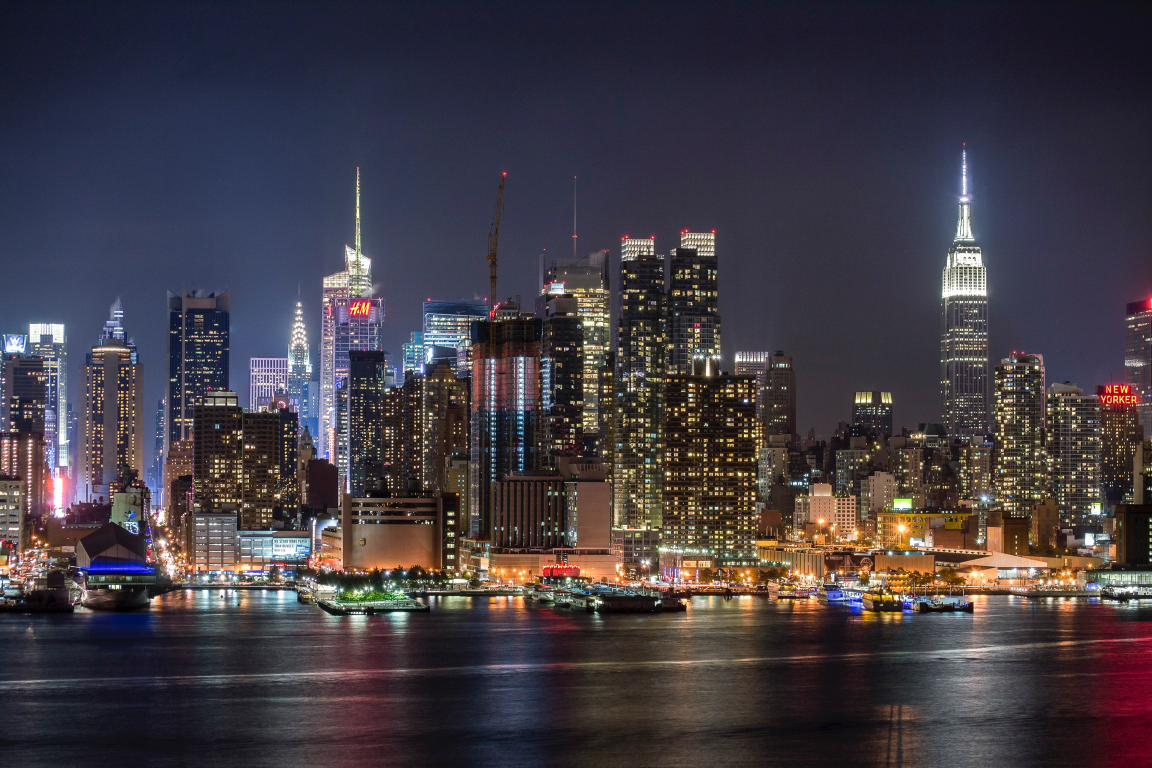
#> input picture Image/city-lights-under-night-sky-771881.jpg, 2304 x 1536 px, found by its file name (shown at 1/2 size)
$ python imageResizeOpenCV.py
#> lines starting #> are read from the running program, lines starting #| are printed output that depends on the picture
# -*- coding: utf-8 -*-
"""
Created on Fri Dec  3 22:36:07 2021

@author: Admin
"""

import cv2

path = "E:/4-1/DIP/Image/city-lights-under-night-sky-771881.jpg"

img = cv2.imread(path)
#> img is the input picture: shape (1536, 2304, 3); mean B, G, R 67, 59.3, 65.7
width,height =400,400
imgResize=cv2.resize(img,(width,height))
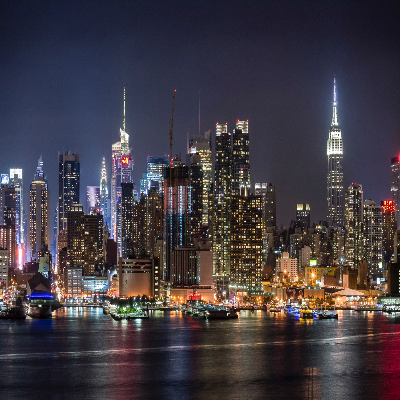
#> imgResize: shape (400, 400, 3); mean B, G, R 66.9, 59.1, 65.5
print(img.shape)
#| (1536, 2304, 3)
print(imgResize.shape)
#| (400, 400, 3)
imgCropped= img[1000:1536,400:2304]
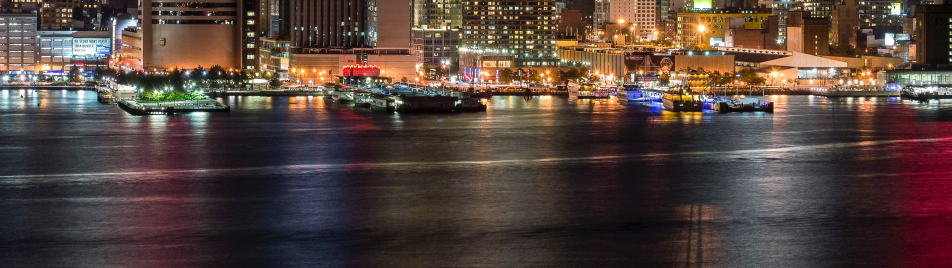
#> imgCropped: shape (536, 1904, 3) (shown at 1/2 size); mean B, G, R 60.7, 67.3, 83.9
croppedImgResize = cv2.resize(imgCropped,(img.shape[1],img.shape[0]))
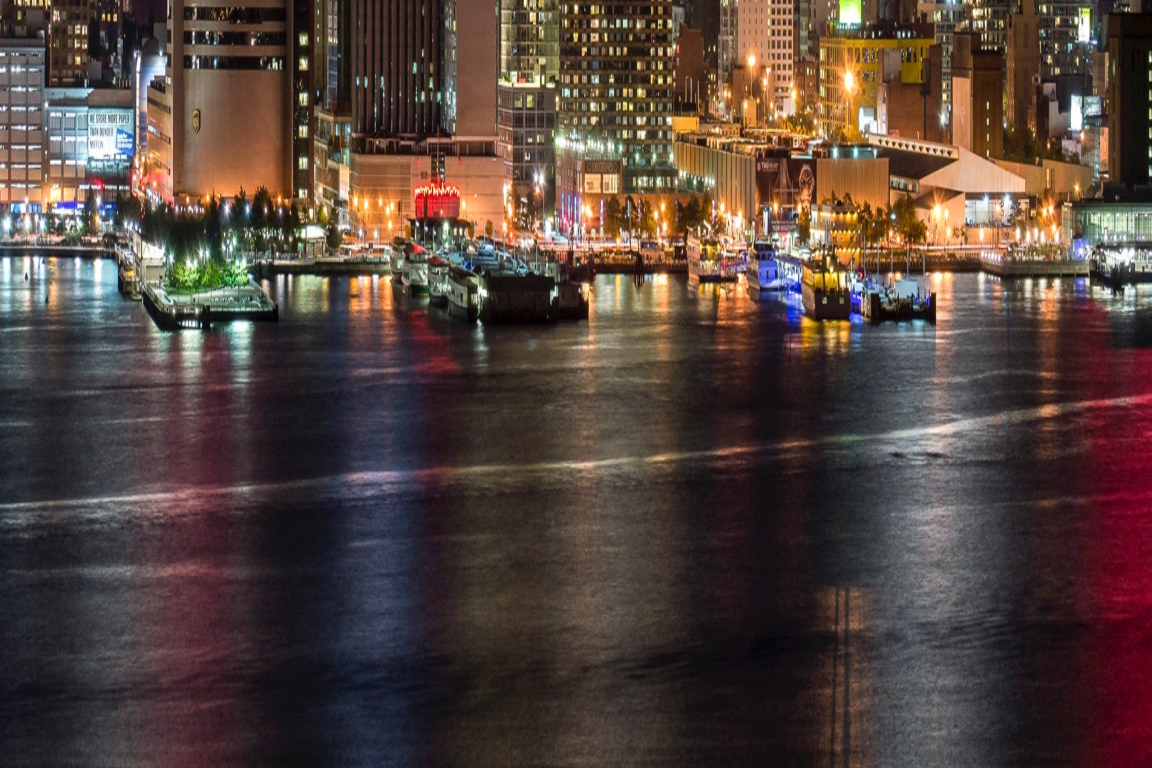
#> croppedImgResize: shape (1536, 2304, 3) (shown at 1/2 size); mean B, G, R 60.6, 67.2, 83.8
cv2.imshow("croppedImageResize",croppedImgResize)

cv2.waitKey()
